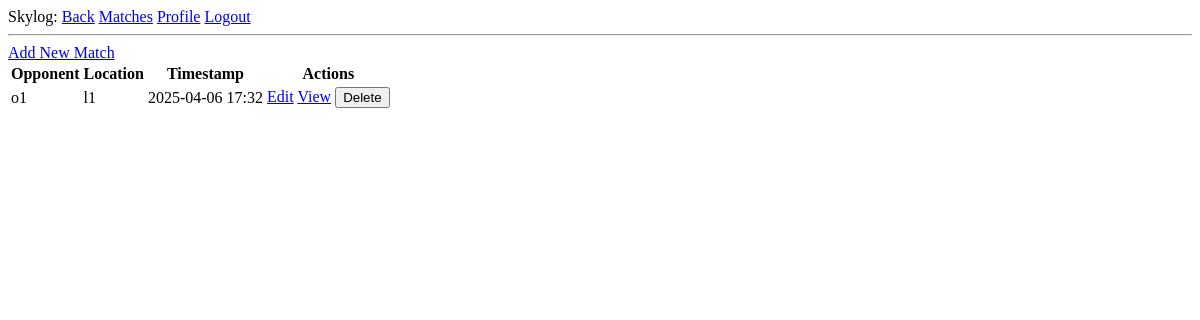
Page /matches (signed in) on the earlier database version.
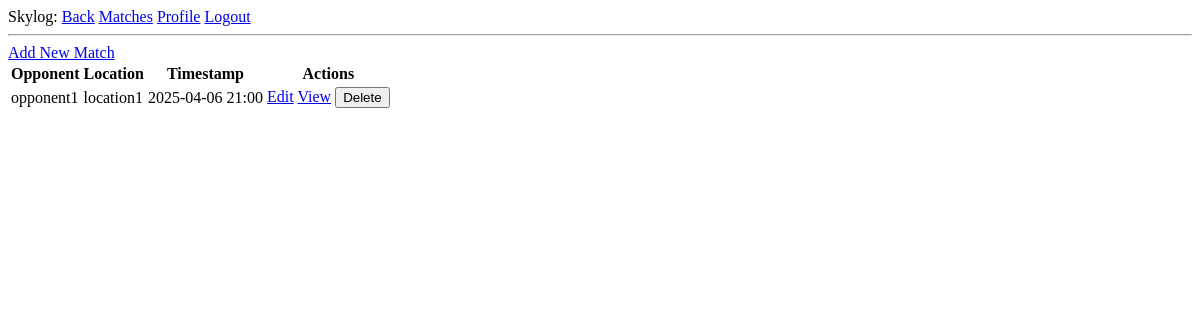
Same page on the later database version.
### app/models.py (models this page shows, shortened)
class Match(db.Model):
    id: so.Mapped[int] = so.mapped_column(primary_key=True)
    opponent: so.Mapped[str] = so.mapped_column(sa.String(64))
    location: so.Mapped[str] = so.mapped_column(sa.String(64))
    timestamp: so.Mapped[datetime] = so.mapped_column(
        index=True, default=lambda: datetime.now(timezone.utc)
    )
    match_scores: so.Mapped["Score"] = so.relationship(
        "Score", back_populates="match", cascade="all, delete"
    )
    users: so.Mapped["User"] = so.relationship(
        "User",
        secondary="score",
        back_populates="matches",
    )

### app/routes.py (the view)
@app.route("/")
@app.route("/index")
@app.route("/matches")
@login_required
def matches():
    timestamp = datetime.now().strftime('%Y%m%d%H%M%S')
    all_matches = Match.query.order_by(Match.timestamp.desc()).all()
    return render_template("matches.html", matches=all_matches, title="Matches", timestamp=timestamp)

### app/models.py (called while the page is built)
@login.user_loader
def load_user(id):
    return db.session.get(User, int(id))

### app/routes.py (called while the page is built)
@app.before_request
def before_request():
    if current_user.is_authenticated:
        current_user.last_seen = datetime.now(timezone.utc)
        db.session.commit()

### app/templates/matches.html (shortened to what this page needs)
{% extends "base.html" %}
{% block content %}
    <a href="{{ url_for('match_form') }}" class="btn btn-primary">Add New Match</a>
    <table class="table table-striped mt-3">
        <thead>
            <tr>
                <th>Opponent</th>
                <th>Location</th>
                <th>Timestamp</th>
                <th>Actions</th>
            </tr>
        </thead>
        <tbody>
            {% for match in matches %}
            <tr>
                <td>{{ match.opponent }}</td>
                <td>{{ match.location }}</td>
                <td>{{ match.timestamp.strftime("%Y-%m-%d %H:%M") if match.timestamp else "N/A" }}</td>
                <td>
                    <a href="{{ url_for('match_form', match_id=match.id) }}" class="btn btn-sm btn-secondary">Edit</a>
                    <a href="{{ url_for('match', id=match.id) }}" class="btn btn-sm btn-info">View</a>
                    <form action="{{ url_for('delete_match', match_id=match.id) }}" method="POST" style="display: inline;" onsubmit="return confirmDelete(event);">
                        <button type="submit" class="btn btn-danger">Delete</button>
                    </form>
                </td>
            </tr>
            {% endfor %}
        </tbody>
    </table>
{% endblock %}

Differences in the rows shown:
changed Match: opponent "o1" → "opponent1"; location "l1" → "location1"; timestamp "2025-04-06 17:32" → "2025-04-06 21:00"
